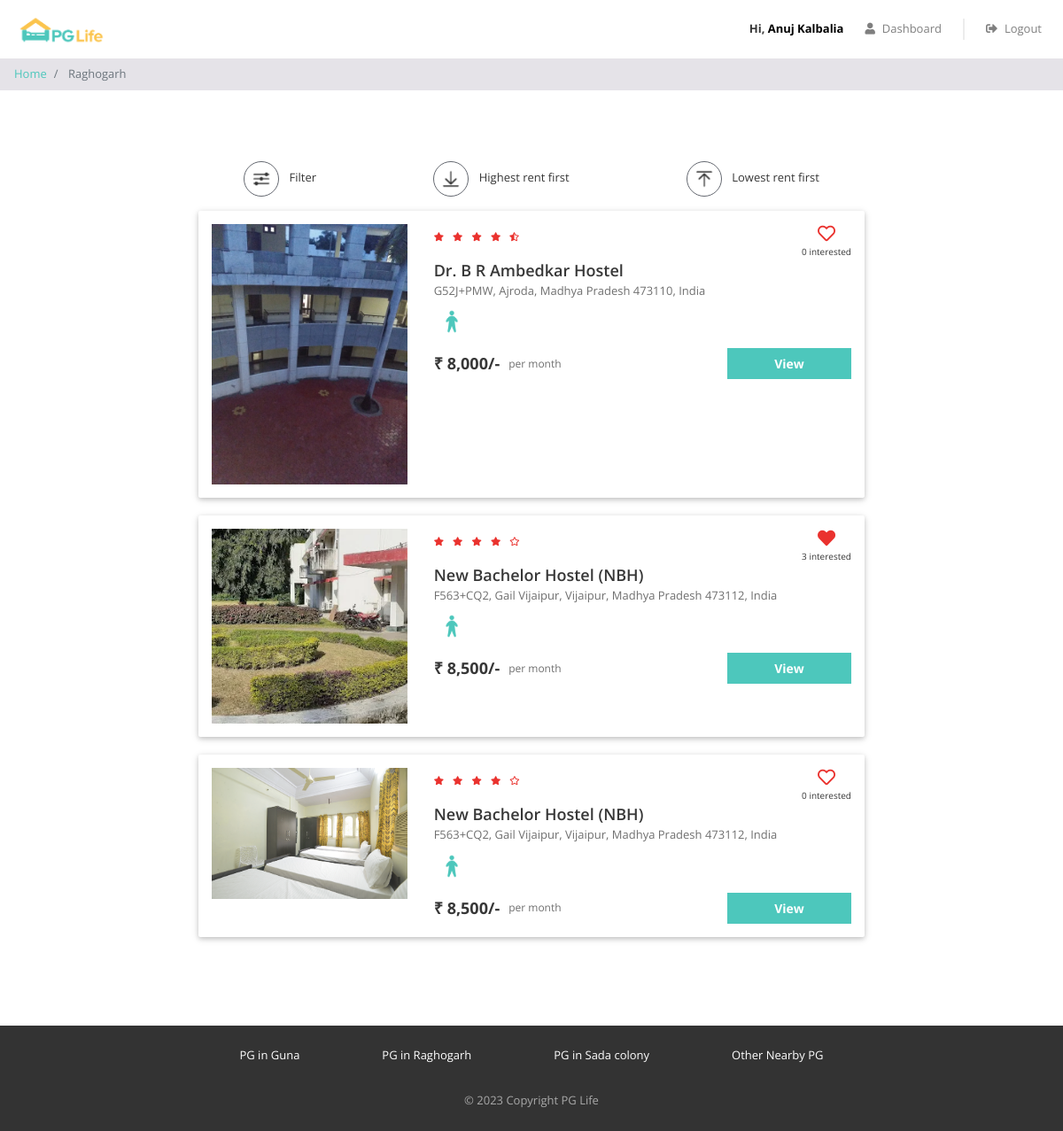
The app's page /property_list.php?city=Raghogarh (signed in) with its own data.
### tables this page shows
CREATE TABLE `properties` (
  `id` int(11) NOT NULL,
  `city_id` int(11) NOT NULL,
  `name` varchar(150) NOT NULL,
  `address` varchar(255) NOT NULL,
  `description` longtext NOT NULL,
  `gender` enum('male','female','unisex') NOT NULL,
  `rent` int(11) NOT NULL,
  `rating_clean` float(2,1) NOT NULL,
  `rating_food` float(2,1) NOT NULL,
  `rating_safety` float(2,1) NOT NULL
);

### property_list.php (the view, shortened to what this page needs)
<?php
require "includes/database_connect.php";
$user_id = isset($_SESSION['user_id']) ? $_SESSION['user_id'] : NULL;
$city_name = $_GET["city"];
$sql_1 = "SELECT * FROM cities WHERE name = '$city_name'";
$result_1 = mysqli_query($conn, $sql_1);
$city = mysqli_fetch_assoc($result_1);
$city_id = $city['id'];
$sql_2 = "SELECT * FROM properties WHERE city_id = $city_id";
$result_2 = mysqli_query($conn, $sql_2);
$properties = mysqli_fetch_all($result_2, MYSQLI_ASSOC);
$sql_3 = "SELECT *
            FROM interested_users_properties iup
            INNER JOIN properties p ON iup.property_id = p.id
            WHERE p.city_id = $city_id";
$result_3 = mysqli_query($conn, $sql_3);
$interested_users_properties = mysqli_fetch_all($result_3, MYSQLI_ASSOC);
?>
<!DOCTYPE html>
<html lang="en">
<head>
    <?php
    include "includes/head_links.php";
    ?>
    <link href="css/property_list.css" rel="stylesheet" />
</head>
<body>
    <?php
    include "includes/header.php";
    ?>
    <nav aria-label="breadcrumb">
        <ol class="breadcrumb py-2">
            <li class="breadcrumb-item">
                <a href="index.php">Home</a>
            </li>
            <li class="breadcrumb-item active" aria-current="page">
                <?php echo $city_name; ?>
            </li>
        </ol>
    </nav>
    <div class="page-container">
        <div class="filter-bar row justify-content-around">
            <div class="col-auto" data-toggle="modal" data-target="#filter-modal">
                <img src="img/filter.png" alt="filter" />
                <span>Filter</span>
            </div>
            <div class="col-auto">
                <img src="img/desc.png" alt="sort-desc" />
                <span>Highest rent first</span>
            </div>
            <div class="col-auto">
                <img src="img/asc.png" alt="sort-asc" />
                <span>Lowest rent first</span>
            </div>
        </div>
        <?php
        foreach ($properties as $property) {
            $property_images = glob("img/properties/" . $property['id'] . "/*");
        ?>
            <div class="property-card property-id-<?= $property['id'] ?> row">
                <div class="image-container col-md-4">
                    <img src="<?= $property_images[0] ?>" />
                </div>
                <div class="content-container col-md-8">
                    <div class="row no-gutters justify-content-between">
                        <?php
                        $total_rating = ($property['rating_clean'] + $property['rating_food'] + $property['rating_safety']) / 3;
                        $total_rating = round($total_rating, 1);
                        ?>
                        <div class="star-container" title="<?= $total_rating ?>">
                            <?php
                            $rating = $total_rating;
                            for ($i = 0; $i < 5; $i++) {
                                if ($rating >= $i + 0.8) {
                            ?>
                                    <i class="fas fa-star"></i>
                                <?php
                                } elseif ($rating >= $i + 0.3) {
                                ?>
                                    <i class="fas fa-star-half-alt"></i>
                                <?php
                                } else {
                                ?>
                                    <i class="far fa-star"></i>
                            <?php
                                }
                            }
                            ?>
                        </div>
                        <div class="interested-container">
                            <?php
                            $interested_users_count = 0;
                            $is_interested = false;
                            foreach ($interested_users_properties as $interested_user_property) {
                                if ($interested_user_property['property_id'] == $property['id']) {
                                    $interested_users_count++;
                                    if ($interested_user_property['user_id'] == $user_id) {
                                        $is_interested = true;
                                    }
                                }
                            }
                            if ($is_interested) {
                            ?>
                                <i class="is-interested-image fas fa-heart" property_id="<?= $property['id'] ?>"></i>
                            <?php
                            } else {
                            ?>
                                <i class="is-interested-image far fa-heart" property_id="<?= $property['id'] ?>"></i>
                            <?php
                            }
                            ?>
                            <div class="interested-text">
                                <span class="interested-user-count"><?= $interested_users_count ?></span> interested
                            </div>
                        </div>
                    </div>
                    <div class="detail-container">
                        <div class="property-name"><?= $property['name'] ?></div>
                        <div class="property-address"><?= $property['address'] ?></div>
                        <div class="property-gender">
                            <?php
                            if ($property['gender'] == "male") {
                            ?>
                                <img src="img/male.png" />
                            <?php
                            } elseif ($property['gender'] == "female") {
                            ?>
                                <img src="img/female.png" />
                            <?php
                            } else {
                            ?>
                                <img src="img/unisex.png" />
                            <?php
                            }
                            ?>
                        </div>
                    </div>
                    <div class="row no-gutters">
                        <div class="rent-container col-6">
                            <div class="rent">₹ <?= number_format($property['rent']) ?>/-</div>
                            <div class="rent-unit">per month</div>
                        </div>
                        <div class="button-container col-6">
                            <a href="property_detail.php?property_id=<?= $property['id'] ?>" class="btn btn-primary">View</a>
                        </div>
                    </div>
                </div>
            </div>
        <?php
        }
        ?>
    </div>
    <?php
    include "includes/footer.php";
    ?>
</body>
</html>

### css/common.css (style rules this page uses)
* { box-sizing: border-box; font-family: 'Open Sans', sans-serif; }
body { color: #373737; font-size: 16px; position: relative; }
.btn-primary, .btn-warning, .btn-danger { color: white; font-weight: bold; }
.breadcrumb { background-color: #e5e3e8; font-size: 13px; border-radius: 0px; margin-bottom: 0px; }
.page-container { max-width: 800px; padding: 80px 24px; margin: auto; }

### css/property_list.css (style rules this page uses)
.filter-bar > div { cursor: pointer; font-size: 13px; text-align: center; margin-bottom: 16px; }
.filter-bar img { width: 40px; height: 40px; border-radius: 40px; border: 1px solid #646870; padding: 6px; margin-right: 8px; }
.property-card { background-color: #ffffff; border-radius: 2px; padding: 15px 0px; margin: 0px auto 20px; box-shadow: 0 2px 5px 0 rgba(0, 0, 0, 0.16), 0 2px 10px 0 rgba(0, 0, 0, 0.12); }
.image-container { text-align: center; }
.image-container img { width: 100%; max-width: 300px; }
.star-container i { color: #EA322E; font-size: 10px; margin-right: 6px; }
.interested-container { text-align: center; }
.interested-container i { color: #EA322E; font-size: 20px; cursor: pointer; }
.interested-text { font-size: 10px; }
.detail-container { padding-bottom: 10px; }
.property-name { font-size: 18px; font-weight: 600; }
.property-address { color: #6f6f6f; font-size: 13px; padding-bottom: 5px; }
.property-gender img { width: 40px; }
.rent-container { display: flex; align-items: center; }
.rent { font-size: 18px; font-weight: bold; padding-right: 10px; }
.rent-unit { color: #6f6f6f; font-size: 12px; }
.button-container .btn { font-size: 14px; border-radius: 0px; width: 140px; float: right; }

### records on screen
properties: shows a picture, rating_safety 4.5 (drawn), interested_users_count "0", name "Dr. B R Ambedkar Hostel", address "G52J+PMW, Ajroda, Madhya Pradesh 473110, India", rent "8,000"
properties: shows a picture, interested_users_count "3", name "New Bachelor Hostel (NBH)", address "F563+CQ2, Gail Vijaipur, Vijaipur, Madhya Pradesh 473112, India", rent "8,500"
properties: shows a picture, interested_users_count "0", name "New Bachelor Hostel (NBH)", address "F563+CQ2, Gail Vijaipur, Vijaipur, Madhya Pradesh 473112, India", rent "8,500"

### other values on screen
$_SESSION["full_name"] "Anuj Kalbalia"
$city_name "Raghogarh"
